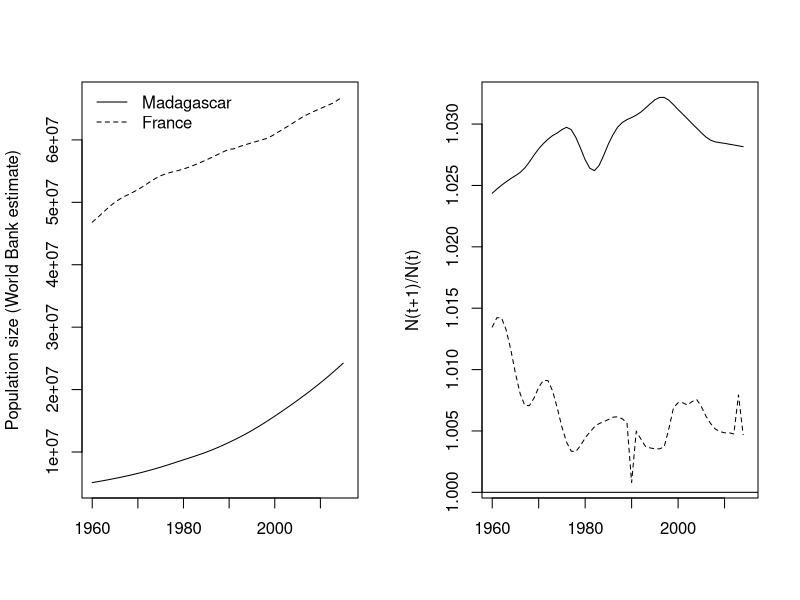
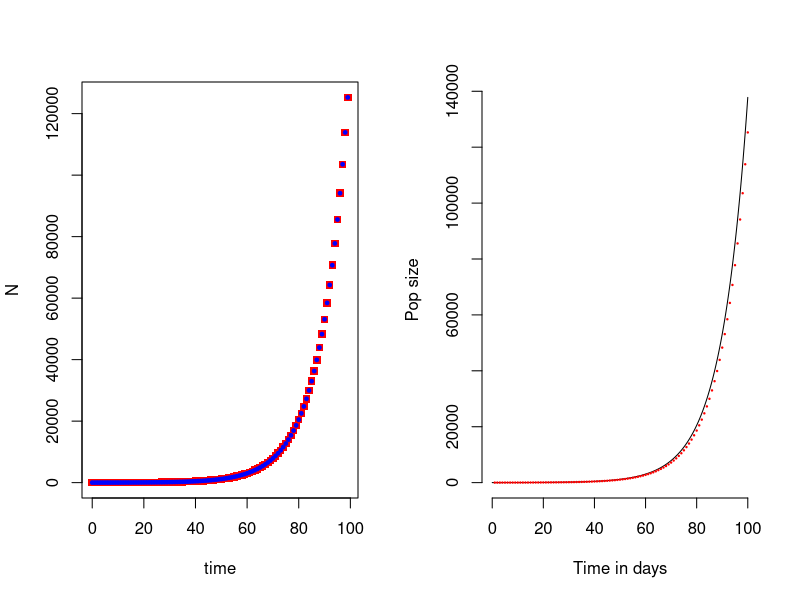
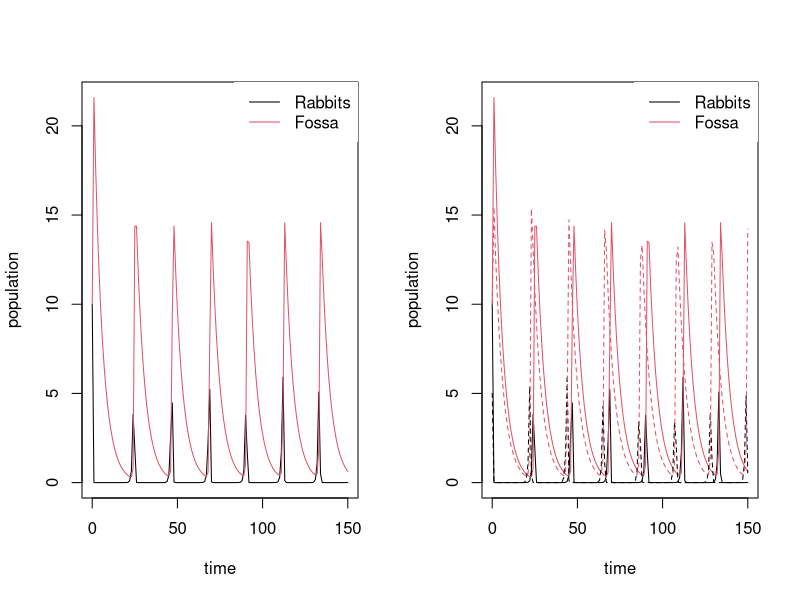
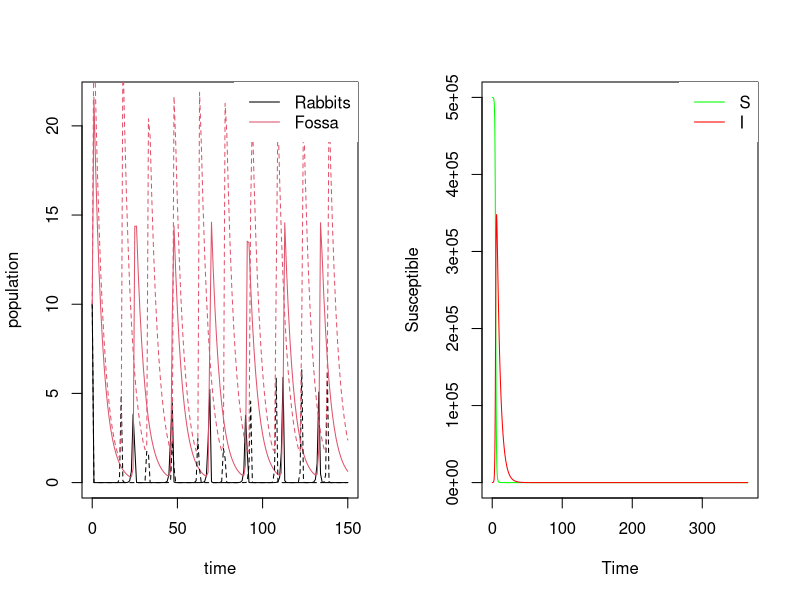
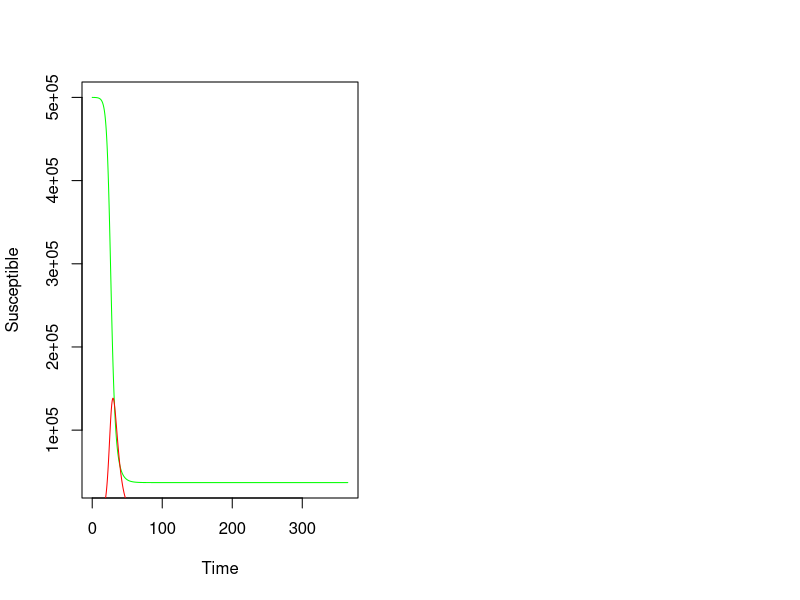

Reproduce these figures in R, in order.
#######################################
## Introduction 
#######################################
## Compartmental models and differential equation R tutorial
## E2M2 - 2020
## written by: Jessica Metcalf, Amy Wesolowski, Cara Brook

## In this tutorial, we will construct simple compartmental models and explore different structures of these models
##############################################################################
## Contents: 
# Line 23: Modeling Population Growth
# Line 80: Investigating continuous vs discrete time
# Line 165: Structured population models
# Line 205: Life-stages of a mosquito population
# Line 264: Lotka-Volterra models of predator-prey dynamics
# Line 319: Susceptible-Infected-Recovered models
##############################################################################
## load your libraries first

library(deSolve)

##############################################################################
## Modeling Population Growth
##############################################################################

## The simplest formulation for population growth in discrete time is N_t+1=lambda N_t where N_t is the size of the population at time t. The World Bank provides time-series of population size for all countries in the world, including for Madagascar; this is in the file "WorldBankPop.csv". Keep in mind that this is not data from direct observations - censuses have not occurred in all the years for which data is available! 
  
## First, bring in this data by identifying the right path to the folder you are working in (use the command 'getwd' to find out where you are, and then use 'setwd' to get R to look in the right place) and have a look at its structure in R (just the first 10 columns): 
  
pop.data <- read.csv("WorldBankPop.csv") ## read in the population data
head(pop.data[,1:10]) ## look at the first few rows of the data


## Now, we can pull out the row corresponding to Madagascar: 
chs <- which(pop.data[,1]=="Madagascar",arr.ind=TRUE)
mada.pop <- as.numeric(pop.data[chs,3:ncol(pop.data)])


## The command 'which' finds the right row, which we baptize 'chs'. We plug that into the matrix by putting 'chs' into the row index (the first value after the "["; the second value after the comma is the column). To get the population of Madagascar from 1960 to 2016, we select the data from the 3rd column to the end of the columns - the results from the command 'head' above shows why (look at the names of the 1st, 2nd and 3rd column to see why). We can get one other country for comparison: 
  
## Now, we can pull out the row corresponding to France: 
chs <- which(pop.data[,1]=="France",arr.ind=TRUE)
france.pop <- as.numeric(pop.data[chs,3:ncol(pop.data)])


## Now, wee can calculate the growth rate, N_t+1/N_t, by taking a vector that goes from the 2nd until the last value in our population vectors (this is years 1961 until 2016, and thus we call it N_t+1). We will divide this by the the vector that goes from the first until the before-last column, which will correspond to 1960 to 2015. Relative to the first vector, this is N_t - i.e., the first number in the N_t+1 vector is 1961; and the first number in the N_t vector is 1960, and so on.  

## estimate the growth rate for Madagascar and France
growth.mada.pop <- mada.pop[2:length(mada.pop)]/mada.pop[1:(length(mada.pop)-1)]
growth.france.pop <- france.pop[2:length(france.pop)]/france.pop[1:(length(france.pop)-1)]

## and we can then plot these two things together

par(mfrow=c(1,2)) #create a matrix of plots with 1 row and 2 cols
plot(1960:2016,mada.pop, type="l",xlab="",  #plot mada pop data
     ylab="Population size (World Bank estimate)", 
     ylim=range(c(mada.pop,france.pop),na.rm=TRUE))  #define limits of the y axis
points(1960:2016,france.pop, type="l",lty=2) #plot France pop data
legend("topleft",legend=c("Madagascar","France"),lty=1:2,bty="n")


plot(1960:2015,growth.mada.pop, type="l",xlab="", ylab="N(t+1)/N(t)",
     ylim=range(c(growth.mada.pop,growth.france.pop),na.rm=TRUE))
points(1960:2015,growth.france.pop, type="l",lty=2)

abline(h=1)

## The growth rates for Madagascar and France never drop below 1 (although France comes close), so these populations have been persistently growing. To predict the future, we could take the last value of population size that we have (2016) - and multiply it by the estimated most recent growth rate (which could be accessed by doing "growth.mada.pop[length(growth.mada.pop)]" as the command "length" tells us how long the vector is).  This is, of course, a very simple model of population growth! We could add age-structure, spatial variation, variation in birth rates, mortality rates, etc, to try and make a more precise prediction.   


## TO DO: 
#### 1) Change the colour of the plots and the legend; 
#### 2) Experiment with plotting out different countries (Germany? Tanzania?)
#### 3) [maybe later] See if you can find which country in the entire data-base has the fastest growth, and when that occurred. You might want to use the 'which' command, with the argument 'arr.ind=TRUE' since this will index the matrix, i.e., tell you the row (which corresponds to the country) and the column (which corresponds to the year). Note that you will need to apply this to a matrix of growth rates!



##############################################################################
## Investigating continuous vs discrete time
##############################################################################

## Introduction: The model of population growth introduced above is framed in discrete time, i.e., the population is projected from one year to the next, without considering time-steps in between. To understand discrete time models better, we are going to consider an example where the population growth is constant, i.e. is the same every year. If we assume that the population growth rate is constant, i.e., say, N_t+1/N_t=lambda=1.1$, and the population starts with 10 individuals, we can project the population forward for 100 time-steps using the fact that N_t+1=lambda N_t$. This can be done  using a loop in R. First, we set up an empty vector to contain the population size at each time-step, and we set the first value to 10, and define the growth rate, lambda:  

N <- rep(NA,100) #create a vector for the population
N[1] <- 10       #set N(0) to be 10, as described
lambda <- 1.1    #set lambda, as described

## By using the command "for" we can loop over values of t from 2 to 100. For each value of t, we calculate the N_t for that time-step based on the last time-step, and then store it in our matrix: 
  
#loop t from 2 to 100, noting that t=1 corresponds to N(0)
for (t in 2:100){
  N[t] <- N[t-1]*lambda }

## Alternatively, we can use the solution that N(t)=lambda^t N(0)$ (see the lecture):

Ndirect <- N[1]*lambda^(0:99) 


## Again, noting that the first value in the vector N[1] corresponds to t=0, we can plot the two estimates for comparison, here with red squares for N, and small blue points for Ndirect (the size of the points is set by the command 'cex', and making the 2^nd set of points smaller is necessary to be able to see both): 

plot(0:99,N, pch=15,col="red", xlab="time", ylab="N")
points(0:99,Ndirect,pch=19,col="blue", cex=0.5)

## These match perfectly, which is reassuring. If, instead, we choose to work with continuous time, we need to use a differential equation, dP(t)/dt = rP. This is equivalent to framing the growth of the population in continuous time, with an instantaneous rate of change r of P, the population size (here, I'm using P just to distinguish from the discrete time estimate, N; and again, we're assuming that the growth rate of the population is not changing through time). We can write out a function that defines this differential equation in R:
  
pgrow <- function(t,y,parms){
  # The with() function gives access to the named values of parms within the
  # local environment created by the function
  with(c(as.list(y),parms),{
    dPdt <- r*P
    list(c(dPdt))
  })
}

## To solve this, we're going to need to use the R library called "deSolve". We also need to define the starting variables and parameters: 

library(deSolve)              # Load libary to be used for numerical integration
Pop <- c(P=10)                # Define starting variables (P(0)=10, as above)
values <- c(r=log(lambda))    # Define parameters - use an approx of the lambda used in the discrete time ex above
time.out <- seq(0,100,by=0.1) # Set up time-steps for variables - here go for 100 years
pgrow(t=0,y=Pop,parms=values)  #try out the function for t=0

## The function outputs the time derivative of P at the time t. This means that in order to get the (approximate) values of P at some time delta.t in the future, we need to calculate the equivalent of P(t+delta.t)=P(t)+rP(t)*delta.t. We can do this by hand: 

delta.t <- 0.1                    # Set a small value for delta.t (0.1 day)
pop.next <- Pop + unlist(pgrow(t=time,y=Pop,parms=values)) * delta.t
pop.next

## We could iterate this process, updating our values of Pop and time with each iteration to get a discrete-time approximation of the values of $P$ through time. However, differential equations describe the rates of change \textbf{in the limit as delta.t goes to zero}. It turns out that using the discrete time approximation of this process leads to rapid acummulation of error in our estimate of the state variables through time, even if we set our value of delta.t to be very small. Fortunately,  a number of algorithms have been developed to come up with better (both more accurate and more computationally efficient) approximations to the values of the state variables through time. One such is "lsoda" which we loaded above, and which we can run, here storing the result in a variable called 'Ncontinuous': 


Ncontinuous <- lsoda(
y = Pop,               # Initial conditions for population
times = time.out,      # Timepoints for evaluation
func = pgrow,          # Function to evaluate
parms = values         # Vector of parameters
)

## We can check the first few lines of the output:
head(Ncontinuous)

## The data frame has 2 columns showing the values of time (labeled "time") and the state variable ("P", which is population size) through time. Let's see what has happened after 2 years, by printing it out:
subset(Ncontinuous,time==2)

## Now we can also plot the full time-series: 
plot(Ncontinuous[,"time"],               # Time on the x axis
     Ncontinuous[,"P"],                  # Number infected (I) on the y axis
     xlab = "Time in days",     # Label the x axis
     ylab = "Pop size",         # Label the y axis
     main = " ",                # Plot title
     xlim = c(0,100),           # 
     type = "l",                # Use a line plot
     bty = "n")                 # Remove the box around the plot
points(1:100,N, pch=19,col="red",cex=0.2)  #compare with our discrete time

# Note that we overlaid our discrete time model predictions (the variable N) for comparison. This is close, but not an exact match to our discrete time version, which makes sense, since these are different processes.  

## TO DO: 
#### 1) See what happens to a population where r<0
#### 2) Change the time resolution (set by "time.out"") and see if/where the results change

                                
##############################################################################
## Structured population models 
##############################################################################

## So far, we have ignored structure in the population, and treated all individuals as if they were identical. We know this is not true. The simplest extension is to assume some form of stage structure, i.e., different states within the population. Let us assume that the population has two stage classes, 'juveniles' and 'adults'. We can describe the population using a vector of numbers of the two types of individuals n_t=(n_j,n_a) where the j index indicates juveniles, and the a index indicates adults, n indicates 'numbers'. In discrete time, projection from one time-step to another requires defining juvenile survival, juvenile probability of aging into the adult class in each time-step, adult survival and adult fertility.

sj=0.2  #juvenile survival
aj=0.8  #juvenile aging 
sa=0.8  #adult survival
f=1     #adult fertility

## These parameters can be estimated by tracking individuals in the field and counting the number that survive between censuses (here, distinguishing 'juvenile' and 'adult' stages), what number moved between stages, and the number of offspring produced at each stage. From this, we obtain survival and aging probabilities, and fertility. We place these parameters in a matrix which has as many rows and columns as we have stages. The columns define the stage that individuals start in, and the rows the stage that individuals end up in: 

A <- matrix(0,2,2)
A[1,1] <- sj*(1-aj)  #juvenile to juvenile = not aging and surving as a juvenile
A[2,1] <- sj*aj      #juvenile to adult =  aging and surving as a juvenile
A[2,2] <- sa         #adult to adult =  surviving as an adult
A[1,2] <- f          #adult to juvenile = survivng and reproducing  

## Take a look at the matrix 'A' in your R console:
A

# We can project the population forward by one time-step:  
n.start <- c(5,10)    #start with pop of 5 juveniles and 10 adults
n.next <- A%*%n.start #get pop one time-step latter using matrix multiplication (%*%)
## And look at it in your R console
n.next                #more juveniles, but fewer adults...

## We could write a loop, and project the population into the future (by applying matrix multipicaton to A and n.next, and so on), and from that, figure out the growth rate of this population. There is  also a shortcut, using some core results from matrix population model theory (Caswell, 2001): the population growth rate is defined by the dominant eigenvalue of the matrix. We can extract this with: 
eigen(A)$value[1]      #extract the pop growth rate using the eigenvalue; <1 indicates pop shrinking. this eigenvalue is equivalent to lambda, the intrinsic population growth rate

A[1,2] <- f*2          #double the fertility 
## See how this changes the matrix A
A                      #fertility 1 is now replaced by fertility 2
eigen(A)$value[1]      #extract the pop growth rate using the eigenvalue; now pop growing with lamba > 1

# There are many more powerful results that yield estimates of the stable population structure, the reproductive value, life expectancy, sensitivies, elasticities, etc, that have been used extensively in fields from conservation biology to life history evolution. You can also implement density dependence, etc. There are some nice R packages that can help you do this (e.g., 'popbio').

## TO DO: 
#### 1) Iterate the population forwards in a loop and compare the growth rate obtained with the eigenvalue estimate of lambda. You may find that the population gets unmanageably large very quickly (R can't handle very large numbers) - so one trick is to reset the popuation to sum to one after each iteration - it doesn't matter, since you're only interested in the change / increase from t to t+1.
#### 2) For some species, e.g., mosquitoes, the juvenile phase (or larval phase) could be sensitive to environmental drivers, like temperature, humidity, etc. Create a loop that changes survival of juveniles (or aging, which equates to development rate) in the matrix at each time-step based on such time-varying drivers (which you could build using a sine wave to capture seasonality, etc - note that this means that the time-step is < 1 year). Explore the consequences for total population size if temperature increases. 
### 3)  You can download a large set of pre-digitised matrix population models from: http://www.compadre-db.org and then explore population growth, life expectancy, etc. for 100s and 100s of species, etc. (see Salgeruo-Gomez et al. 2015)


##############################################################################
## Lotka-Volterra models of predator-prey dynamics
##############################################################################

## Moving beyond considering just one species, a classic dynamic is that of predator-prey cycles. To caricature the process, we can imagine that fossa eat lemurs, until there aren't enough lemurs. Then the fossa population crashes, which allows the lemur population to grow again, etc. We can frame this in continuous time with the following equation:

LotVmod <- function (Time, State, Pars) {
with(as.list(c(State, Pars)), {
dx = x*(alpha - beta*y)
dy = -y*(gamma - delta*x)  #reverse to just echo the line above :)
return(list(c(dx, dy)))
})
}

## where x reflects the prey population (hares, rabbits, lemurs, etc), and y reflects the predator population (wolves, foxes, fossa, etc). The prey population grows at a linear rate (alpha) and gets eaten by the predator population at the rate of (beta) per predator. The predator gains a certain amount vitality by eating the prey at a rate (delta), while dying off at another rate (gamma). Let's set some initial parameter values, and a starting population structure, and time-vector, as previously: 

Pars <- c(alpha = 2, beta = .5, gamma = .2, delta = .6)
State <- c(x = 10, y = 10)
Time <- seq(0, 150, by = 1)

## We can then run the model and plot the results: 
out <- as.data.frame(ode(func = LotVmod, y = State, parms = Pars, times = Time)) #run model

## plot results
matplot(out[,1],out[,-1], type = "l",    #separate 1st col (time), plot against other 2
        xlab = "time", ylab = "population", lty=1)  
legend("topright", c("Rabbits", "Fossa"), lty = c(1,1), col = c(1,2), box.lwd = 0)

## We can start with different starting numbers of rabbits and fosa, and overlay the two plots (using the command 'add=TRUE' in matplot). To distinguish the two runs, we use dashed lines for the second set of starting values using lty=2 (colours still represent predator and prey, as in the legend):  

State2 <- c(x = 5, y = 10)
out2 <- as.data.frame(ode(func = LotVmod, y = State2, parms = Pars, times = Time))
matplot(out[,1],out[,-1], type = "l", 
        xlab = "time", ylab = "population", lty=1)  #plot out our previous results
matplot(out2[,1],out2[,-1], type = "l", lty=2,add=TRUE)  #add the new runs
legend("topright", c("Rabbits", "Fossa"), lty = c(1,1), col = c(1,2), box.lwd = 0)

## This shows the same pattern, just slightly lagged in time. After the initial transient (detectable by slightly higher or lower peaks for the first few cycles), the two simulations start repeating the same pattern over and over. 

## We can try the same with different parameters, to understand what the parameters do, again overlaying the new results for comparison. Here, we double the parameter alpha, which determines prey reproduction: 
  
Pars2 <- c(alpha = 4, beta = .5, gamma = .2, delta = .6)
out3 <- as.data.frame(ode(func = LotVmod, y = State, parms = Pars2, times = Time))
matplot(out[,1],out[,-1], type = "l", 
        xlab = "time", ylab = "population", lty=1)  
matplot(out3[,1],out3[,-1], type = "l", lty=2,add=TRUE)  
legend("topright", c("Rabbits", "Fossa"), lty = c(1,1), col = c(1,2), box.lwd = 0)

## The two time-series settle down to different patterns. Interestingly, if more rabbits are being produced, you end up with lessrabbits, because you are getting more predators. Sometimes, this is referred to as the 'paradox of enrichment'. 

## TO DO: 
#### 1) Change the parameter values, see if there are combinations for which coexistence of rabbits and lynxes are impossible. Try and identify these parameters. Use some of the equilibria calculations that we did in class and add them to your plots. 
                


##############################################################################
## Susceptible-Infected-Recovered models  
##############################################################################

## Let's think about another two species model: dynamics for a directly transmitted immunizing infection, with a short generation time (e.g., ~2 weeks), like measles. We need to keep track of 3 states, or types of individuals, i.e., susceptible individuals ('S'), infected individuals ('I') and recovered individuals ('R'). We can write the function that defines this process, assuming that the total population size is constant, which means we don't need to keep track of the ('R') compartment. This is:  

sir <- function(t,y,parms){
  with(c(as.list(y),parms),{
    dSdt <- -beta*S*I/N
    dIdt <- beta*S*I/N - gamma*I
    list(c(dSdt,dIdt))
  })
}

## We define a starting population with 500,000 susceptible individuals and 20 infected individuals; and a list of parameters that define the processes, beta, the transmission rate, and gamma, the recovery rate (defined as 1/infectious period): 
  
pop.SI <- c(S = 500000,I = 20)  
values <- c(beta = 3.6,          # Transmission coefficient
            gamma = 1/5,         #recovery rate
            N=800000)            # population size (constant)

## We can calculate the value of the basic reproduction number R_0 = beta / gamma, as follows:
  
R0 <- values["beta"]/values["gamma"] # value of R0
R0                                   # Remember that the infection will spread (grow) when R0 > 1, just like the population grows when lambda > 1 in the structured population models above.

## As in the population example, we can use the function lsoda, here taking as our time-unit 1 day, setting a small time-step, and running it out across 1 year (365 days): 
ts.sir <- data.frame(lsoda(
  y = pop.SI,                   # Initial conditions for population
  times = seq(0,365,by=0.1),   # Timepoints for evaluation
  func = sir,                   # Function to evaluate
  parms = values                # Vector of parameters
))

## Look at the resulting data frame from this run of the model pop.SI
head(ts.sir)

## and then we can plot this: 

plot(ts.sir[,"time"],ts.sir[,"S"], xlab="Time", ylab="Susceptible", type="l", col = "green")
lines(ts.sir[,"time"],ts.sir[,"I"], xlab="Time", ylab="Infected", type="l", col="red")
legend("topright", c("S", "I"), col = c("green", "red"), lty=c(1,1),  box.lwd = 0)

## The epidemic burns itself out (i.e., at the end, the number of infected individuals is zero), but, interestingly, not all susceptible individuals are infected (i.e., the number of susceptibles at the end is > 0). This is the phenomenon of herd immunity. 

## Now we can re-run the analysis for a less infectious pathogen, i.e. beta is lower, but with the same population parameters:

lower.values <- c(beta = 0.9,   # Transmission coefficient decreases from 3.6 to .9
            gamma = 1/5,         #recovery rate
            N=800000)            # population size (constant)
lower.ts.sir <- data.frame(lsoda(
  y = pop.SI,                   # Initial conditions for population
  times = seq(0,365,by=0.1),   # Timepoints for evaluation
  func = sir,                   # Function to evaluate
  parms = lower.values                # Vector of parameters
))

## and then we can plot this: 

plot(lower.ts.sir[,"time"],lower.ts.sir[,"S"], xlab="Time", ylab="Susceptible", type="l", col="green")
lines(lower.ts.sir[,"time"],lower.ts.sir[,"I"], xlab="Time", ylab="Infected", type="l", col="red")

## How are these results different? 

## TO DO: 
#### 1) Change the parameter values to see what happens if people recover slower (lower gamma). 
#### 2) Change the number of initial infected individuals to 1 -- will the outbreak start earlier? Later? 
### 3) This model reflects a 'closed' population. There are \textbf{no new births} entering the population. Can you imagine how you might change the model to include this? What are the main dynamical consequences? 
### 4) You can download time-series for a number of infections including measles from https://www.tycho.pitt.edu; you could explore seasonality for different pathogens, or patterns through space and time, and across different city sizes  

## Final notes
# Some of this material is extended from DAIDD and MMED courses. 


## References 

# Cawell, H. Matrix Population Models. 2001. Sinauer

# Salguero-Gomez, R., et al. The COMPADRE Plant Matrix Database: an open online repository for plant demography. Journal of Ecology, 2015. 103(1): p. 202-218.
